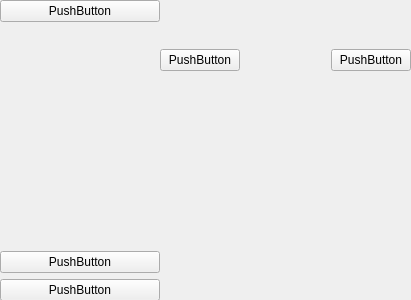
<?xml version="1.0" encoding="UTF-8"?>
<ui version="4.0">
 <class>Form</class>
 <widget class="QWidget" name="Form">
  <property name="geometry">
   <rect>
    <x>0</x>
    <y>0</y>
    <width>411</width>
    <height>300</height>
   </rect>
  </property>
  <property name="windowTitle">
   <string>Form</string>
  </property>
  <widget class="QWidget" name="verticalLayoutWidget">
   <property name="geometry">
    <rect>
     <x>0</x>
     <y>0</y>
     <width>160</width>
     <height>301</height>
    </rect>
   </property>
   <layout class="QVBoxLayout" name="verticalLayout">
    <item>
     <widget class="QPushButton" name="pushButton_2">
      <property name="text">
       <string>PushButton</string>
      </property>
     </widget>
    </item>
    <item>
     <spacer name="verticalSpacer">
      <property name="orientation">
       <enum>Qt::Vertical</enum>
      </property>
      <property name="sizeHint" stdset="0">
       <size>
        <width>20</width>
        <height>40</height>
       </size>
      </property>
     </spacer>
    </item>
    <item>
     <widget class="QPushButton" name="pushButton_3">
      <property name="text">
       <string>PushButton</string>
      </property>
     </widget>
    </item>
    <item>
     <widget class="QPushButton" name="pushButton">
      <property name="text">
       <string>PushButton</string>
      </property>
     </widget>
    </item>
   </layout>
  </widget>
  <widget class="QWidget" name="horizontalLayoutWidget">
   <property name="geometry">
    <rect>
     <x>160</x>
     <y>0</y>
     <width>251</width>
     <height>121</height>
    </rect>
   </property>
   <layout class="QHBoxLayout" name="horizontalLayout">
    <item>
     <widget class="QPushButton" name="pushButton_5">
      <property name="text">
       <string>PushButton</string>
      </property>
     </widget>
    </item>
    <item>
     <spacer name="horizontalSpacer">
      <property name="orientation">
       <enum>Qt::Horizontal</enum>
      </property>
      <property name="sizeType">
       <enum>QSizePolicy::Expanding</enum>
      </property>
      <property name="sizeHint" stdset="0">
       <size>
        <width>40</width>
        <height>20</height>
       </size>
      </property>
     </spacer>
    </item>
    <item>
     <widget class="QPushButton" name="pushButton_4">
      <property name="text">
       <string>PushButton</string>
      </property>
     </widget>
    </item>
   </layout>
  </widget>
 </widget>
 <resources/>
 <connections/>
</ui>
